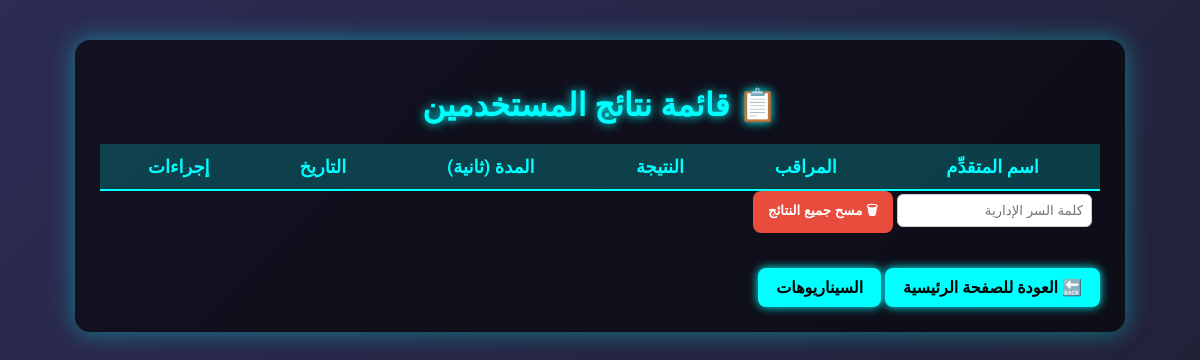
/stats, run on an earlier commit of the app's database.
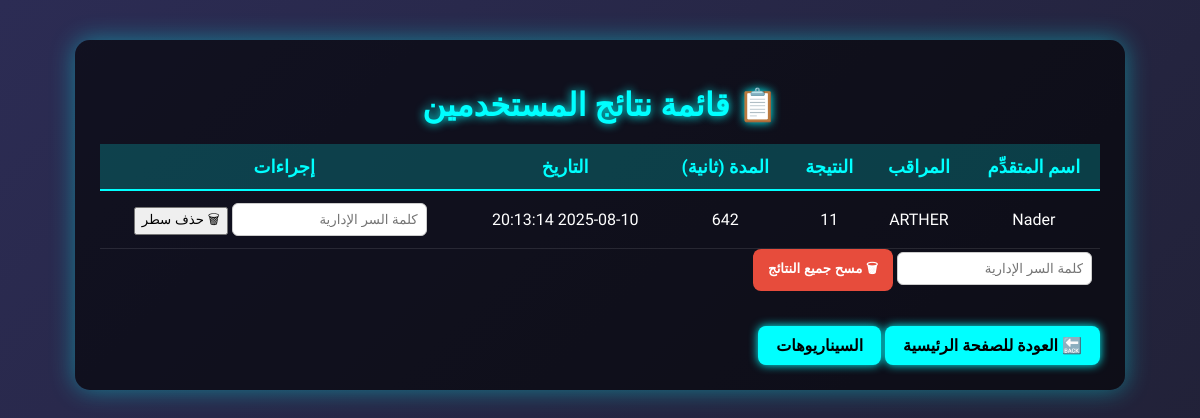
And on a later commit of the database.
### tables this page shows
CREATE TABLE exam_results (
            id INTEGER PRIMARY KEY AUTOINCREMENT,
            candidate_name TEXT,
            supervisor_name TEXT,
            score INTEGER,
            total INTEGER,
            duration INTEGER,
            submitted_at TIMESTAMP DEFAULT CURRENT_TIMESTAMP
        );

### app.py (the view)
@app.route('/stats')
def stats():
    conn = sqlite3.connect(DB_PATH)
    cursor = conn.cursor()
    cursor.execute("""
        SELECT candidate_name, supervisor_name, score, duration, submitted_at, id
        FROM exam_results
        ORDER BY submitted_at DESC
    """)
    users = cursor.fetchall()
    conn.close()
    return render_template('stats.html', users=users)

### templates/stats.html (shortened to what this page needs)
<!DOCTYPE html>
<html lang="ar" dir="rtl">
<head>
    <link rel="stylesheet" href="{{ url_for('static', filename='style_stats.css') }}">
</head>
<body>
    <div class="container">
        <h1>📋 قائمة نتائج المستخدمين</h1>
        <table>
            <thead>
                <tr>
                    <th>اسم المتقدِّم</th>
                    <th>المراقب</th>
                    <th>النتيجة</th>
                    <th>المدة (ثانية)</th>
                    <th>التاريخ</th>
                    <th>إجراءات</th>
                </tr>
            </thead>
            <tbody>
                {% for user in users %}
                <tr>
                    <td>{{ user[0] }}</td>
                    <td>{{ user[1] }}</td>
                    <td>{{ user[2] }}</td>
                    <td>{{ user[3] }}</td>
                    <td>{{ user[4] }}</td>
                    <td>
                <form action="/delete_result/{{ user[5] }}" method="POST" style="display:inline;"
      onsubmit="return confirm('⚠ هل أنت متأكد من حذف هذه النتيجة؟')">
    <input type="password" name="admin_password" placeholder="كلمة السر الإدارية" required>
    <button type="submit">🗑 حذف سطر</button>
</form>
                    </td>
                </tr>
                {% endfor %}
            </tbody>
        </table>
        <form action="/clear_results" method="POST" onsubmit="return confirm('⚠ هل أنت متأكد أنك تريد مسح جميع النتائج؟')">
            <input type="password" name="admin_password" placeholder="كلمة السر الإدارية" required>
            <button type="submit" class="clear-btn">🗑 مسح جميع النتائج</button>
        </form>
        <a href="/" class="back-btn">🔙 العودة للصفحة الرئيسية</a>
        <a href="/scenarios" class="back-btn">السيناريوهات</a>
    </div>
</body>
</html>

What changed in the data, as far as the page shows it:
added exam_results: candidate_name "Nader", supervisor_name "ARTHER", score "11", duration "642", submitted_at "2025-08-10 20:13:14"
